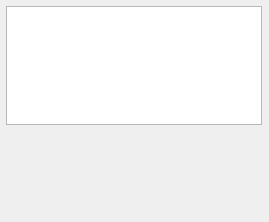
<?xml version="1.0" encoding="UTF-8"?>
<ui version="4.0">
 <class>Widget</class>
 <widget class="QWidget" name="Widget">
  <property name="geometry">
   <rect>
    <x>0</x>
    <y>0</y>
    <width>269</width>
    <height>222</height>
   </rect>
  </property>
  <property name="windowTitle">
   <string>Widget</string>
  </property>
  <widget class="QPlainTextEdit" name="plainTextEdit">
   <property name="geometry">
    <rect>
     <x>6</x>
     <y>6</y>
     <width>256</width>
     <height>119</height>
    </rect>
   </property>
  </widget>
  <widget class="QLabel" name="lab">
   <property name="geometry">
    <rect>
     <x>6</x>
     <y>128</y>
     <width>256</width>
     <height>82</height>
    </rect>
   </property>
   <property name="text">
    <string/>
   </property>
   <property name="scaledContents">
    <bool>true</bool>
   </property>
  </widget>
 </widget>
 <resources/>
 <connections/>
</ui>
